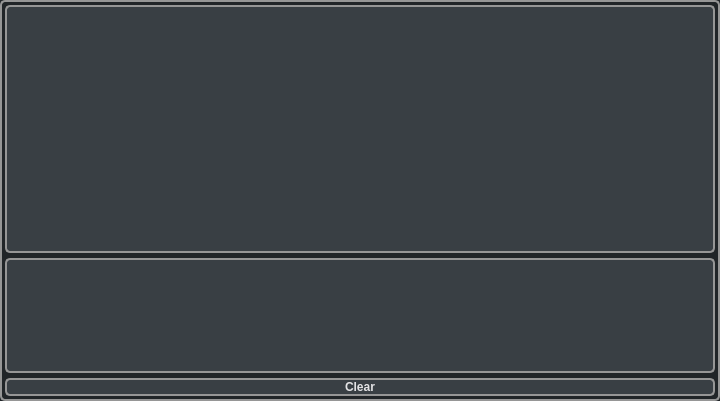
<?xml version="1.0" encoding="UTF-8"?>
<ui version="4.0">
 <class>Dialog</class>
 <widget class="QDialog" name="Dialog">
  <property name="geometry">
   <rect>
    <x>0</x>
    <y>0</y>
    <width>720</width>
    <height>401</height>
   </rect>
  </property>
  <property name="sizePolicy">
   <sizepolicy hsizetype="Fixed" vsizetype="Fixed">
    <horstretch>0</horstretch>
    <verstretch>0</verstretch>
   </sizepolicy>
  </property>
  <property name="maximumSize">
   <size>
    <width>720</width>
    <height>16777215</height>
   </size>
  </property>
  <property name="windowTitle">
   <string>Dialog</string>
  </property>
  <property name="styleSheet">
   <string notr="true">background-color: rgb(33, 37, 40);
border: 2px solid rgb(150, 150, 150);
border-radius: 5px;</string>
  </property>
  <layout class="QGridLayout" name="gridLayout" rowstretch="2,1,0">
   <property name="leftMargin">
    <number>5</number>
   </property>
   <property name="topMargin">
    <number>5</number>
   </property>
   <property name="rightMargin">
    <number>5</number>
   </property>
   <property name="bottomMargin">
    <number>5</number>
   </property>
   <property name="verticalSpacing">
    <number>5</number>
   </property>
   <item row="0" column="0">
    <widget class="QFrame" name="framePlot">
     <property name="styleSheet">
      <string notr="true">border: 2px solid rgb(150, 150, 150);
background-color: rgb(57, 63, 68);
border-radius: 5px;</string>
     </property>
     <property name="frameShape">
      <enum>QFrame::Panel</enum>
     </property>
     <property name="frameShadow">
      <enum>QFrame::Plain</enum>
     </property>
     <layout class="QGridLayout" name="gridLayout_2">
      <property name="leftMargin">
       <number>0</number>
      </property>
      <property name="topMargin">
       <number>0</number>
      </property>
      <property name="rightMargin">
       <number>0</number>
      </property>
      <property name="bottomMargin">
       <number>0</number>
      </property>
      <item row="0" column="0">
       <widget class="QCustomPlot" name="customPlot" native="true">
        <property name="styleSheet">
         <string notr="true">border: 0px;
border-radius: 5px;</string>
        </property>
       </widget>
      </item>
     </layout>
    </widget>
   </item>
   <item row="1" column="0">
    <widget class="QListWidget" name="listWidgetSignals">
     <property name="sizePolicy">
      <sizepolicy hsizetype="Preferred" vsizetype="Fixed">
       <horstretch>0</horstretch>
       <verstretch>0</verstretch>
      </sizepolicy>
     </property>
     <property name="maximumSize">
      <size>
       <width>16777215</width>
       <height>115</height>
      </size>
     </property>
     <property name="font">
      <font>
       <family>Century Gothic</family>
       <pointsize>13</pointsize>
       <bold>true</bold>
      </font>
     </property>
     <property name="styleSheet">
      <string notr="true">QListWidget{
border: 2px solid rgb(150, 150, 150);
background-color: rgb(57, 63, 68);
border-radius: 5px;
}

/* 1. El texto y el margen que ya tenías */
QListWidget:item {
    font: 13pt &quot;Century Gothic&quot;;
    font-weight: bold;
    color: rgb(222, 223, 225);
    background-color: transparent;
    margin-right: 8px;
	margin-top: 2px;
}

/* 2. El recuadro vacío (apagado) */
QListWidget::indicator {
    width: 14px;
    height: 14px;
    border: 2px solid #393F44; /* El gris de tus bordes */
    border-radius: 3px;
    background-color: #22262a; /* El color de tu powerBar */
}

/* 3. El recuadro cuando pasas el mouse por encima (hover) */
QListWidget::indicator:hover {
    border: 2px solid #00FA9A; /* Se ilumina en verde menta */
}

/* 4. El recuadro cuando está activado (tildado) */
QListWidget::indicator:checked {
    background-color: #00FA9A; /* Se llena de verde menta */
    border: 2px solid #00FA9A;
}</string>
     </property>
     <property name="frameShape">
      <enum>QFrame::StyledPanel</enum>
     </property>
     <property name="frameShadow">
      <enum>QFrame::Plain</enum>
     </property>
     <property name="verticalScrollBarPolicy">
      <enum>Qt::ScrollBarAlwaysOff</enum>
     </property>
     <property name="horizontalScrollBarPolicy">
      <enum>Qt::ScrollBarAlwaysOff</enum>
     </property>
     <property name="layoutMode">
      <enum>QListView::SinglePass</enum>
     </property>
    </widget>
   </item>
   <item row="2" column="0">
    <widget class="QPushButton" name="buttonClear">
     <property name="styleSheet">
      <string notr="true">font: 12pt &quot;Century Gothic&quot;;
font-weight: bold;
background-color: rgb(57, 63, 68);
color: rgb(227, 227, 229);</string>
     </property>
     <property name="text">
      <string>Clear</string>
     </property>
    </widget>
   </item>
  </layout>
 </widget>
 <customwidgets>
  <customwidget>
   <class>QCustomPlot</class>
   <extends>QWidget</extends>
   <header>qcustomplot.h</header>
   <container>1</container>
  </customwidget>
 </customwidgets>
 <resources/>
 <connections/>
</ui>
